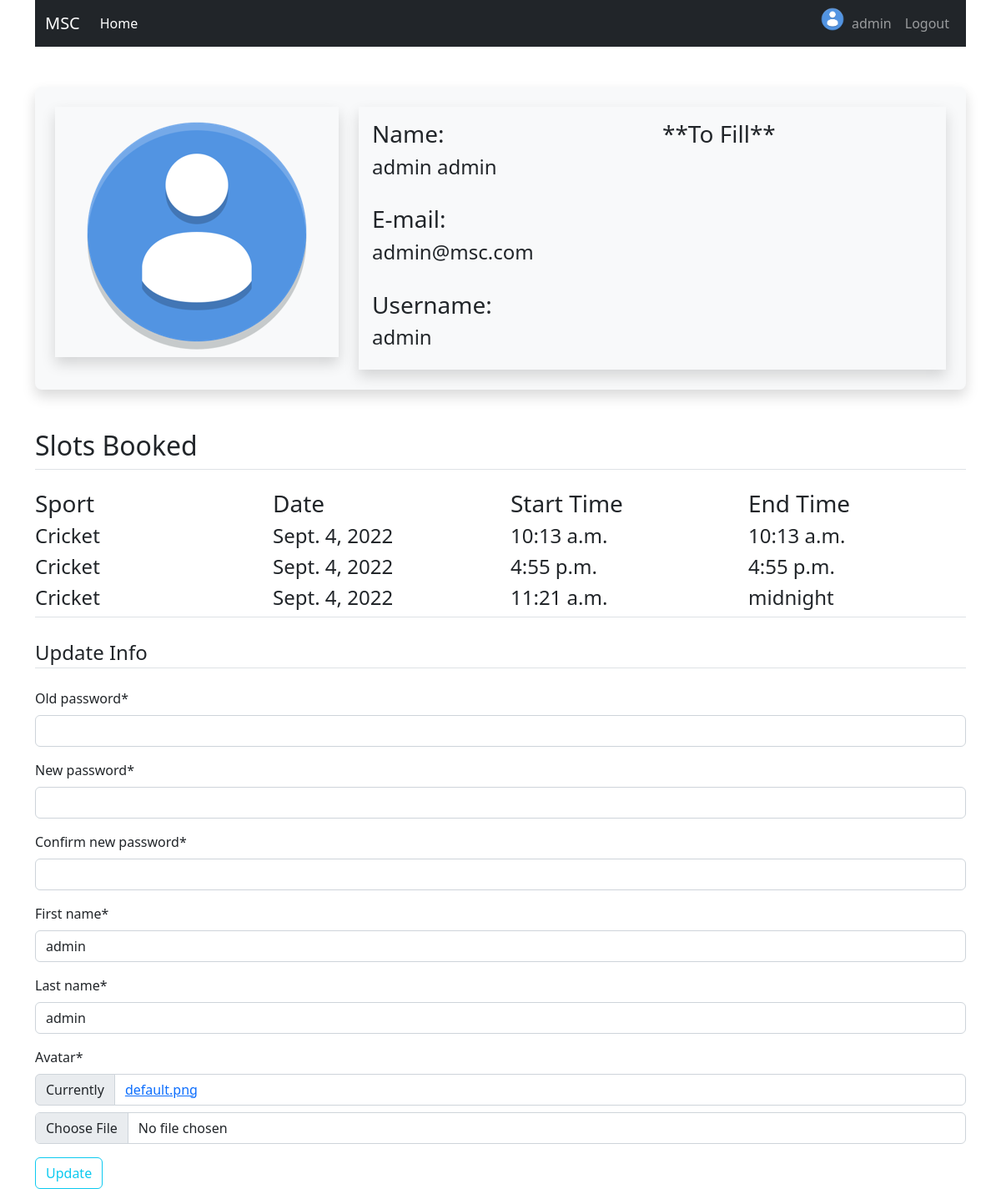
/profile/ (signed in), run on the app's committed database.
### users/models.py (models this page shows, shortened)
class User(AbstractUser):
    username = models.CharField(max_length=255, null=True, default='', unique=True)
    email = models.EmailField(unique=True)
    avatar = models.ImageField(default='default.png', upload_to='profile_pics')
    first_name = models.CharField(max_length = 255, null=True, default='')
    last_name = models.CharField(max_length = 255, null=True, default='')
    USERNAME_FIELD = 'username'
    REQUIRED_FIELDS = ['email']
    class Meta:
        verbose_name = 'User'
        verbose_name_plural = 'Users'

### sports/models.py (models this page shows, shortened)
class BookRequest(models.Model):
    slot = models.OneToOneField(Slot, on_delete=models.CASCADE)
    reason = models.TextField(null=True, default="", blank=True)
    user = models.ForeignKey(User, on_delete=models.CASCADE)
    is_accepted = models.BooleanField(default=False)
    is_pending = models.BooleanField(default=True)
    created_at = models.DateTimeField(auto_now_add=True)
    updated_at = models.DateTimeField(auto_now=True)
    class Meta:
        verbose_name = 'Booking Request'
        verbose_name_plural = 'Booking Requests'

class Slot(models.Model):       #currently manual, but can be automated too
    date = models.DateField(null=True)
    start_time = models.TimeField()
    end_time = models.TimeField()
    sport = models.ForeignKey(Sport, on_delete=models.CASCADE)
    is_booked = models.BooleanField(default=False)
    class Meta:
        verbose_name = 'Slot'
        verbose_name_plural = 'Slots'

class Sport(models.Model):
    name = models.CharField(max_length=255, null=True, default="", unique=True)
    code = models.CharField(max_length=10, null=True, default="", unique=True)
    image = models.ImageField(default='default.png', upload_to='sport_pics')
    class Meta:
        verbose_name = 'Sport'
        verbose_name_plural = 'Sports'

### users/views.py (the view)
# urls.py: path('profile/', user_views.profile, name='profile'),
@login_required
def profile(request):
    if request.method == 'POST':
        form = UserProfileForm(request.POST, instance=request.user)
        if form.is_valid():
            user = form.save(commit=False)
            new_password = form.cleaned_data.get('new_password')
            old_password = form.cleaned_data.get('old_password')
            if user.check_password(old_password):
                user.set_password(new_password)
            else:
                messages.error(request, f'Your password was incorrect!')
                return redirect('profile')
            try:
                user.avatar = request.FILES['avatar']
                user.save()
                img = Image.open(user.avatar.path)
                img.thumbnail((300,300))
                img.save(user.avatar.path)
            except:
                user.save()
            messages.success(request, f'Your account has been updated!')
            return redirect('profile')
    else:
        form = UserProfileForm(instance=request.user)
    req_lis=[i for i in BookRequest.objects.all() if i.user == request.user]
    context = {
        'form':form,
        'title':'Profile',
        'req_lis':req_lis,
    }
    return render(request, 'users/profile.html', context)

### users/forms.py (shortened to what this page needs)
class UserProfileForm(ModelForm):
    old_password = forms.CharField(widget=forms.PasswordInput())
    new_password = forms.CharField(widget=forms.PasswordInput())
    confirm_new_password=forms.CharField(widget=forms.PasswordInput())
    class Meta:
        model = User
        fields = ['old_password', 'new_password', 'confirm_new_password', 'first_name', 'last_name', 'avatar',]

### users/templates/users/profile.html (shortened to what this page needs)
{% extends "users/base.html" %}
{% load crispy_forms_tags %}
{% block content %}
    <div class="content-section">
        <div class="media">
            <div class="profile-card text-center shadow bg-light p-4 my-5 rounded-3">
                <div class="row">
                    <div class="col-sm-4">
                        <div class="profile-photo shadow">
                            <img src="{{ user.avatar.url }}" class="image-fluid image-thumbnail rounded-circle account-img">
                        </div>
                    </div>
                    <div class="col-sm-8">
                        <div class="profile-photo shadow p-3" align='left'>
                            <div class="media-body">
                                <div class="row">
                                    <div class="col-sm-6">
                                        <h3 class="account-heading">Name:</h3>
                                        <h4>{{ user.first_name }} {{ user.last_name }}</h4>
                                        <br>
                                        <h3 class="account-heading">E-mail:</h3>
                                        <h4>{{ user.email }}</h4>
                                        <br>
                                        <h3 class="account-heading">Username:</h3>
                                        <h4>{{ user.username }}</h4>
                                    </div>
                                    <div class="col-sm-6">
                                        <h3 class="account-heading">**To Fill**</h3>
                                    </div>
                                </div>
                            </div>
                        </div>
                    </div>
                </div>
            </div>
        </div>
    </div>
    <legend class="border-bottom mb-4">
    <div class="content-section">
        <legend class="border-bottom mb-4"><h2>Slots Booked</h2></legend>
        <div class="media">
            <div class="row">
                <div class="col-sm-3">
                    <h3>Sport</h3>
                    {% for req in req_lis %}
                        <h4>{{ req.slot.sport.name }}</h4>
                    {% endfor %}
                </div>
                <div class="col-sm-3">
                    <h3>Date</h3>
                    {% for req in req_lis %}
                        <h4>{{ req.slot.date }}</h4>
                    {% endfor %}
                </div>
                <div class="col-sm-3">
                    <h3>Start Time</h3>
                    {% for req in req_lis %}
                        <h4>{{ req.slot.start_time }}</h4>
                    {% endfor %}
                </div>
                <div class="col-sm-3">
                    <h3>End Time</h3>
                    {% for req in req_lis %}
                        <h4>{{ req.slot.end_time }}</h4>
                    {% endfor %}
                </div>
            </div>
        </div>
    </div>
</legend>
    <div>
        <form method="POST" enctype="multipart/form-data">
            <fieldset class="form-group">
                <legend class="border-bottom mb-4">Update Info</legend>
                {{ form|crispy }}
            </fieldset>
            <div class="form-group">
                <button class="btn btn-outline-info" type="submit">Update</button>
            </div>
        </form>
    </div>
{% endblock content %}

### users/templates/users/base.html (shortened to what this page needs)
{% load static %}
<!doctype html>
<html lang="en">
  <head>
    <link href="https://cdn.jsdelivr.net/npm/bootstrap@5.2.0/dist/css/bootstrap.min.css" rel="stylesheet">
  </head>
  <body>
    <div class="container">
      <nav class="navbar sticky-top navbar-expand-lg navbar-dark bg-dark">
        <div class="container-fluid">
          <a class="navbar-brand" href="https://tinyurl.com/3wcyvb7x">MSC</a>
          <div class="collapse navbar-collapse" id="navbarSupportedContent">
            <ul class="navbar-nav me-auto mb-2 mb-lg-0">
              <li class="nav-item">
                <a class="nav-link active" aria-current="page" href="{% url 'home' %}">Home</a>
              </li>
            </ul>
            <div class="navbar-nav">
              {% if user.is_authenticated %}
                <a href="{% url 'profile' %}"><img src="{{ user.avatar.url }}" alt="user-image" width="30" class="image-fluid image-thumbnail rounded-circle account-img"></a>
                <a class="nav-item nav-link" href="{% url 'profile' %}">{{ user.username }}</a>
                <a class="nav-item nav-link" href="{% url 'logout' %}">Logout</a>
              {% else %}
                <a class="nav-item nav-link" href="{% url 'login' %}">Login</a>
                <a class="nav-item nav-link" href="{% url 'register' %}">Register</a>
              {% endif %}
            </div>
          </div>
        </div>
      </nav>
      {% block content %}{% endblock %}
    </div>
  </body>
</html>

### data on the page
User: avatar (placeholder picture), username "admin", first_name "admin", last_name "admin", email "admin@msc.com"
BookRequest: slot.sport.name "Cricket", slot "Sept. 4, 2022", slot.start_time "10:13 a.m.", slot.end_time "10:13 a.m."
BookRequest: slot.sport.name "Cricket", slot "Sept. 4, 2022", slot.start_time "4:55 p.m.", slot.end_time "4:55 p.m."
BookRequest: slot.sport.name "Cricket", slot "Sept. 4, 2022", slot.start_time "11:21 a.m.", slot.end_time "midnight"
